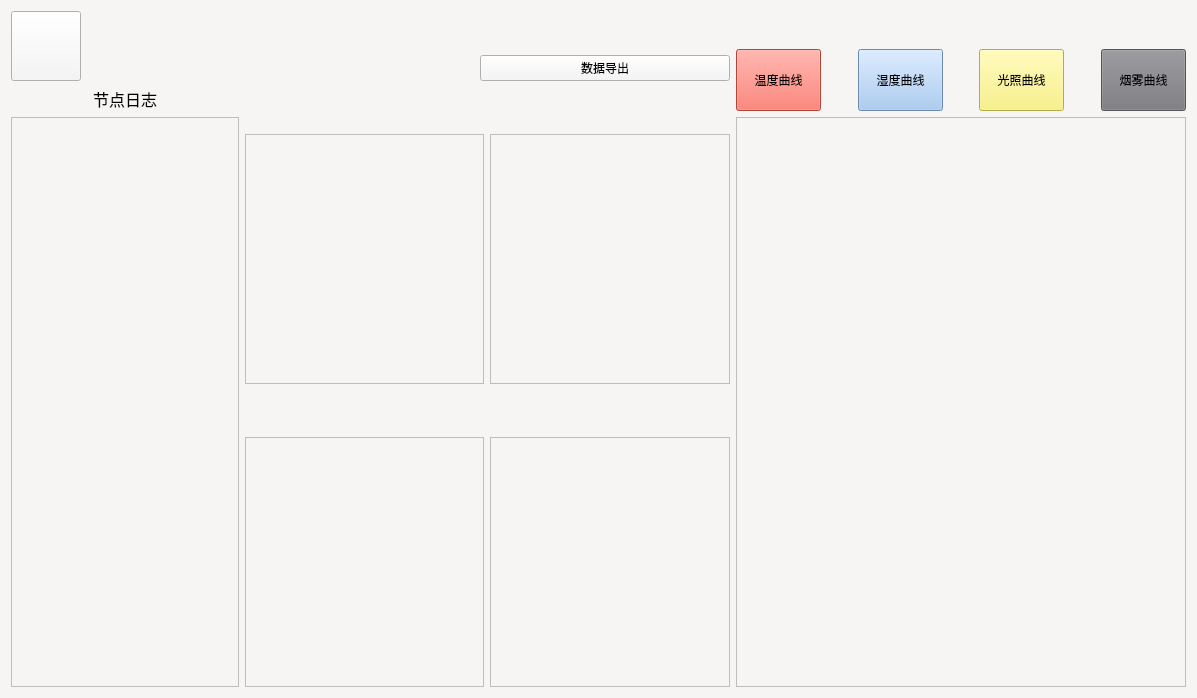
<?xml version="1.0" encoding="UTF-8"?>
<ui version="4.0">
 <class>node2</class>
 <widget class="QWidget" name="node2">
  <property name="geometry">
   <rect>
    <x>0</x>
    <y>0</y>
    <width>1197</width>
    <height>698</height>
   </rect>
  </property>
  <property name="windowTitle">
   <string>节点二</string>
  </property>
  <property name="styleSheet">
   <string notr="true">background-color: rgb(246, 245, 244);</string>
  </property>
  <layout class="QGridLayout" name="gridLayout">
   <item row="0" column="0" rowspan="2">
    <widget class="QPushButton" name="back_2Button">
     <property name="minimumSize">
      <size>
       <width>70</width>
       <height>70</height>
      </size>
     </property>
     <property name="styleSheet">
      <string notr="true">border-image: url(:/back.png);</string>
     </property>
     <property name="text">
      <string/>
     </property>
    </widget>
   </item>
   <item row="0" column="1" colspan="2">
    <spacer name="horizontalSpacer_4">
     <property name="orientation">
      <enum>Qt::Horizontal</enum>
     </property>
     <property name="sizeHint" stdset="0">
      <size>
       <width>364</width>
       <height>20</height>
      </size>
     </property>
    </spacer>
   </item>
   <item row="0" column="3" rowspan="2">
    <layout class="QVBoxLayout" name="verticalLayout_7">
     <item>
      <widget class="QLabel" name="label_time">
       <property name="minimumSize">
        <size>
         <width>250</width>
         <height>0</height>
        </size>
       </property>
       <property name="font">
        <font>
         <pointsize>15</pointsize>
        </font>
       </property>
       <property name="styleSheet">
        <string notr="true">color: rgb(28, 113, 216);</string>
       </property>
       <property name="text">
        <string/>
       </property>
       <property name="textFormat">
        <enum>Qt::AutoText</enum>
       </property>
       <property name="alignment">
        <set>Qt::AlignCenter</set>
       </property>
      </widget>
     </item>
     <item>
      <widget class="QPushButton" name="pushButton_data">
       <property name="text">
        <string>数据导出</string>
       </property>
      </widget>
     </item>
    </layout>
   </item>
   <item row="1" column="4" rowspan="3">
    <layout class="QVBoxLayout" name="verticalLayout_6">
     <item>
      <layout class="QHBoxLayout" name="horizontalLayout_3">
       <item>
        <widget class="QPushButton" name="temperature2Button">
         <property name="minimumSize">
          <size>
           <width>85</width>
           <height>62</height>
          </size>
         </property>
         <property name="styleSheet">
          <string notr="true">background-color: rgb(246, 97, 81);</string>
         </property>
         <property name="text">
          <string>温度曲线</string>
         </property>
        </widget>
       </item>
       <item>
        <spacer name="horizontalSpacer">
         <property name="orientation">
          <enum>Qt::Horizontal</enum>
         </property>
         <property name="sizeHint" stdset="0">
          <size>
           <width>18</width>
           <height>18</height>
          </size>
         </property>
        </spacer>
       </item>
       <item>
        <widget class="QPushButton" name="humi_2Button">
         <property name="minimumSize">
          <size>
           <width>85</width>
           <height>62</height>
          </size>
         </property>
         <property name="styleSheet">
          <string notr="true">background-color: rgb(153, 193, 241);</string>
         </property>
         <property name="text">
          <string>湿度曲线</string>
         </property>
        </widget>
       </item>
       <item>
        <spacer name="horizontalSpacer_2">
         <property name="orientation">
          <enum>Qt::Horizontal</enum>
         </property>
         <property name="sizeHint" stdset="0">
          <size>
           <width>18</width>
           <height>20</height>
          </size>
         </property>
        </spacer>
       </item>
       <item>
        <widget class="QPushButton" name="light_2Button">
         <property name="minimumSize">
          <size>
           <width>85</width>
           <height>62</height>
          </size>
         </property>
         <property name="styleSheet">
          <string notr="true">background-color: rgb(249, 240, 107);</string>
         </property>
         <property name="text">
          <string>光照曲线</string>
         </property>
        </widget>
       </item>
       <item>
        <spacer name="horizontalSpacer_3">
         <property name="orientation">
          <enum>Qt::Horizontal</enum>
         </property>
         <property name="sizeHint" stdset="0">
          <size>
           <width>18</width>
           <height>20</height>
          </size>
         </property>
        </spacer>
       </item>
       <item>
        <widget class="QPushButton" name="smog_2Button">
         <property name="minimumSize">
          <size>
           <width>85</width>
           <height>62</height>
          </size>
         </property>
         <property name="styleSheet">
          <string notr="true">background-color: rgb(119, 118, 123);</string>
         </property>
         <property name="text">
          <string>烟雾曲线</string>
         </property>
        </widget>
       </item>
      </layout>
     </item>
     <item>
      <widget class="QChartView" name="graphicsView">
       <property name="minimumSize">
        <size>
         <width>450</width>
         <height>450</height>
        </size>
       </property>
      </widget>
     </item>
    </layout>
   </item>
   <item row="2" column="0" rowspan="2" colspan="2">
    <layout class="QVBoxLayout" name="verticalLayout">
     <item>
      <widget class="QLabel" name="label">
       <property name="font">
        <font>
         <pointsize>12</pointsize>
        </font>
       </property>
       <property name="text">
        <string>节点日志</string>
       </property>
       <property name="alignment">
        <set>Qt::AlignCenter</set>
       </property>
      </widget>
     </item>
     <item>
      <widget class="QTextEdit" name="textEdit_log">
       <property name="readOnly">
        <bool>true</bool>
       </property>
      </widget>
     </item>
    </layout>
   </item>
   <item row="2" column="2" colspan="2">
    <layout class="QHBoxLayout" name="horizontalLayout">
     <item>
      <layout class="QVBoxLayout" name="verticalLayout_2">
       <item>
        <widget class="QLabel" name="label_2">
         <property name="minimumSize">
          <size>
           <width>0</width>
           <height>41</height>
          </size>
         </property>
         <property name="font">
          <font>
           <pointsize>12</pointsize>
          </font>
         </property>
         <property name="styleSheet">
          <string notr="true">image: url(:/temp1_img.png);</string>
         </property>
         <property name="text">
          <string/>
         </property>
         <property name="alignment">
          <set>Qt::AlignCenter</set>
         </property>
        </widget>
       </item>
       <item>
        <widget class="QTextEdit" name="textEdit_temp">
         <property name="readOnly">
          <bool>true</bool>
         </property>
        </widget>
       </item>
      </layout>
     </item>
     <item>
      <layout class="QVBoxLayout" name="verticalLayout_3">
       <item>
        <widget class="QLabel" name="label_3">
         <property name="minimumSize">
          <size>
           <width>0</width>
           <height>41</height>
          </size>
         </property>
         <property name="font">
          <font>
           <pointsize>12</pointsize>
          </font>
         </property>
         <property name="styleSheet">
          <string notr="true">image: url(:/humi1_image.png);</string>
         </property>
         <property name="text">
          <string/>
         </property>
         <property name="alignment">
          <set>Qt::AlignCenter</set>
         </property>
        </widget>
       </item>
       <item>
        <widget class="QTextEdit" name="textEdit_humi">
         <property name="readOnly">
          <bool>true</bool>
         </property>
        </widget>
       </item>
      </layout>
     </item>
    </layout>
   </item>
   <item row="3" column="2" colspan="2">
    <layout class="QHBoxLayout" name="horizontalLayout_2">
     <item>
      <layout class="QVBoxLayout" name="verticalLayout_4">
       <item>
        <widget class="QLabel" name="label_4">
         <property name="minimumSize">
          <size>
           <width>0</width>
           <height>41</height>
          </size>
         </property>
         <property name="font">
          <font>
           <pointsize>12</pointsize>
          </font>
         </property>
         <property name="styleSheet">
          <string notr="true">image: url(:/light1_img.png);</string>
         </property>
         <property name="text">
          <string/>
         </property>
         <property name="alignment">
          <set>Qt::AlignCenter</set>
         </property>
        </widget>
       </item>
       <item>
        <widget class="QTextEdit" name="textEdit_light">
         <property name="readOnly">
          <bool>true</bool>
         </property>
        </widget>
       </item>
      </layout>
     </item>
     <item>
      <layout class="QVBoxLayout" name="verticalLayout_5">
       <item>
        <widget class="QLabel" name="label_5">
         <property name="minimumSize">
          <size>
           <width>0</width>
           <height>41</height>
          </size>
         </property>
         <property name="font">
          <font>
           <pointsize>12</pointsize>
          </font>
         </property>
         <property name="styleSheet">
          <string notr="true">image: url(:/smog1_img.png);</string>
         </property>
         <property name="text">
          <string/>
         </property>
         <property name="alignment">
          <set>Qt::AlignCenter</set>
         </property>
        </widget>
       </item>
       <item>
        <widget class="QTextEdit" name="textEdit_smog">
         <property name="readOnly">
          <bool>true</bool>
         </property>
        </widget>
       </item>
      </layout>
     </item>
    </layout>
   </item>
  </layout>
 </widget>
 <customwidgets>
  <customwidget>
   <class>QChartView</class>
   <extends>QGraphicsView</extends>
   <header location="global">qchartview.h</header>
  </customwidget>
 </customwidgets>
 <resources/>
 <connections/>
</ui>
